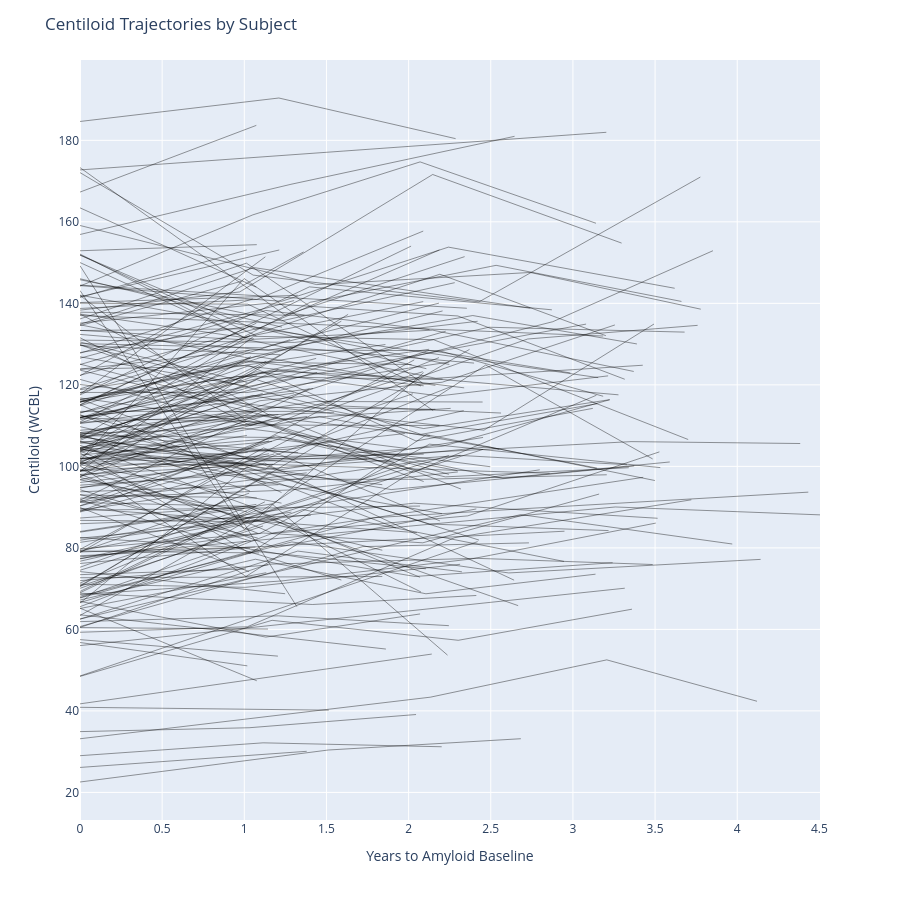

Notebook cell for this chart:
### Markdown cell above
# subject check section with plotly

### Code cell
import plotly.express as px

# Sort for proper line connections
df_sorted = amy_final.sort_values(by=["subject_label", "year_to_baseline_amy"])

fig = px.line(
    df_sorted,
    x="year_to_baseline_amy",
    y="centiloid_wcbl",
    line_group="subject_label",
)

# Make all lines the same color (monochrome)
fig.update_traces(
    line=dict(color="rgba(0,0,0,0.4)", width=1)
)

# Adjust layout: taller, less wide
fig.update_layout(
    title="Centiloid Trajectories by Subject",
    xaxis_title="Years to Amyloid Baseline",
    yaxis_title="Centiloid (WCBL)",
    showlegend=False,
    width=900,   # narrower
    height=900   # taller
)

fig.show()

#can an RA share with me the 2 amyloid PET for LDS0370434 and the 3 amyloid PET for LDS0370497 ? <<< scns!!
